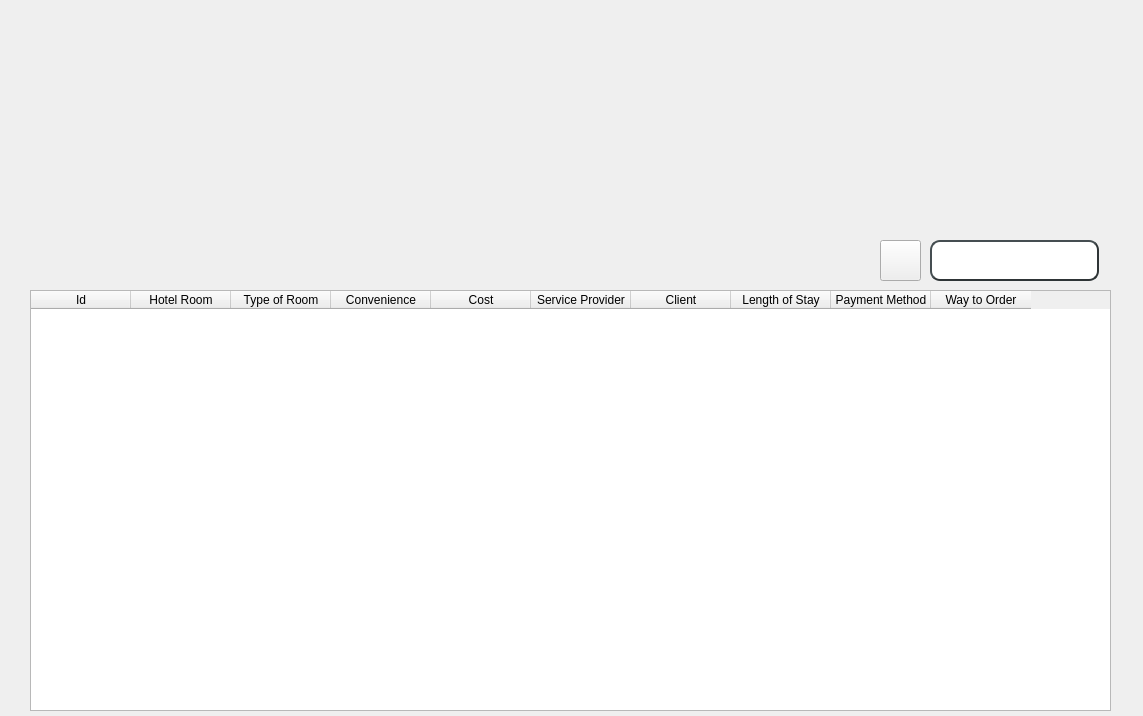
<?xml version="1.0" encoding="UTF-8"?>
<ui version="4.0">
 <class>Reservation</class>
 <widget class="QWidget" name="Reservation">
  <property name="geometry">
   <rect>
    <x>0</x>
    <y>0</y>
    <width>1143</width>
    <height>716</height>
   </rect>
  </property>
  <property name="minimumSize">
   <size>
    <width>1143</width>
    <height>716</height>
   </size>
  </property>
  <property name="maximumSize">
   <size>
    <width>1143</width>
    <height>716</height>
   </size>
  </property>
  <property name="contextMenuPolicy">
   <enum>Qt::DefaultContextMenu</enum>
  </property>
  <property name="windowTitle">
   <string>Reservation</string>
  </property>
  <widget class="QTableWidget" name="tableWidget">
   <property name="geometry">
    <rect>
     <x>30</x>
     <y>290</y>
     <width>1081</width>
     <height>421</height>
    </rect>
   </property>
   <property name="styleSheet">
    <string notr="true">font: 57 italic 16pt &quot;URW Chancery L&quot;;
background-image: url(:/doc/aesthetic-background-gradient-green-Favim.com-2877559.jpg); 
selection-background-color: rgb(127, 192, 217);</string>
   </property>
   <property name="defaultDropAction">
    <enum>Qt::IgnoreAction</enum>
   </property>
   <column>
    <property name="text">
     <string>Id</string>
    </property>
   </column>
   <column>
    <property name="text">
     <string>Hotel Room</string>
    </property>
   </column>
   <column>
    <property name="text">
     <string>Type of Room</string>
    </property>
   </column>
   <column>
    <property name="text">
     <string>Convenience</string>
    </property>
   </column>
   <column>
    <property name="text">
     <string>Cost</string>
    </property>
   </column>
   <column>
    <property name="text">
     <string>Service Provider</string>
    </property>
   </column>
   <column>
    <property name="text">
     <string>Client</string>
    </property>
   </column>
   <column>
    <property name="text">
     <string>Length of Stay</string>
    </property>
   </column>
   <column>
    <property name="text">
     <string>Payment Method</string>
    </property>
   </column>
   <column>
    <property name="text">
     <string>Way to Order</string>
    </property>
   </column>
  </widget>
  <widget class="QLabel" name="label">
   <property name="geometry">
    <rect>
     <x>30</x>
     <y>10</y>
     <width>101</width>
     <height>21</height>
    </rect>
   </property>
   <property name="text">
    <string/>
   </property>
  </widget>
  <widget class="QLabel" name="label_3">
   <property name="geometry">
    <rect>
     <x>320</x>
     <y>30</y>
     <width>511</width>
     <height>201</height>
    </rect>
   </property>
   <property name="text">
    <string/>
   </property>
   <property name="pixmap">
    <pixmap resource="doc.qrc">:/doc/reserved-512.png</pixmap>
   </property>
  </widget>
  <widget class="QTextEdit" name="textEdit">
   <property name="geometry">
    <rect>
     <x>930</x>
     <y>240</y>
     <width>169</width>
     <height>41</height>
    </rect>
   </property>
   <property name="styleSheet">
    <string notr="true">
   background-color: white;
    border-style: outset;
    border-width: 2px;
    border-radius: 10px;
    border-color: rgb(46, 52, 54);

    min-width: 9em;
    padding: 6px;</string>
   </property>
  </widget>
  <widget class="QPushButton" name="pushButton">
   <property name="enabled">
    <bool>true</bool>
   </property>
   <property name="geometry">
    <rect>
     <x>880</x>
     <y>240</y>
     <width>41</width>
     <height>41</height>
    </rect>
   </property>
   <property name="styleSheet">
    <string notr="true">QPushButton {
font: 75 28pt \&quot;Serif\&quot;; 
border: 1px solid &quot;+getRGBhexColor(palyellow.shadow().color())+&quot;; border-radius: 5px;

}</string>
   </property>
   <property name="text">
    <string/>
   </property>
   <property name="icon">
    <iconset resource="doc.qrc">
     <normaloff>:/doc/search-loop-512.png</normaloff>:/doc/search-loop-512.png</iconset>
   </property>
   <property name="iconSize">
    <size>
     <width>30</width>
     <height>30</height>
    </size>
   </property>
  </widget>
 </widget>
 <resources>
  <include location="doc.qrc"/>
 </resources>
 <connections/>
</ui>
